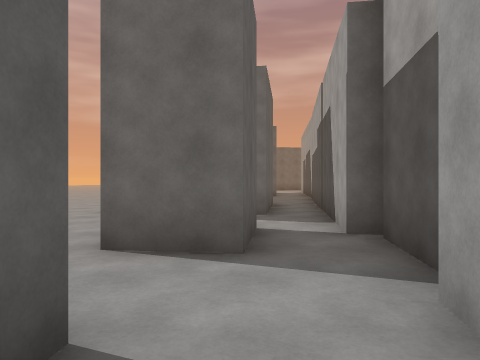
View 1 (above)

21 first-person views from a walk through a Unity game level. The camera is 1.4 m above the floor, looks level and sees 70° across. The floor is counted in squares, 2 m on a side. Each view is taken from the middle of a square. On the plan, view 1 faces up. The plan holds only what a view shows up to about 11 squares ahead; the rest is blank. The place goes on beyond the plan. Surface patterns are stand-ins for the level's own textures.

View 2
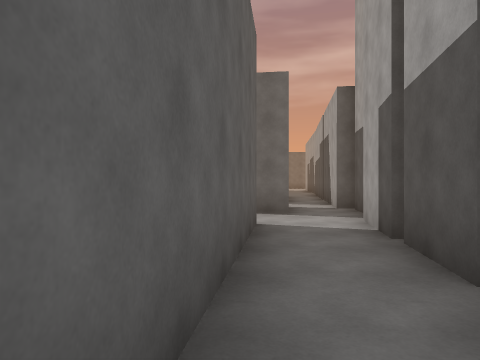

View 3
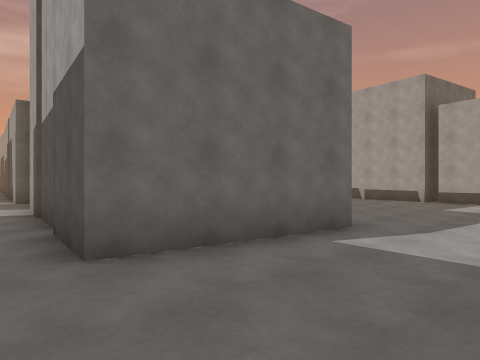

View 4
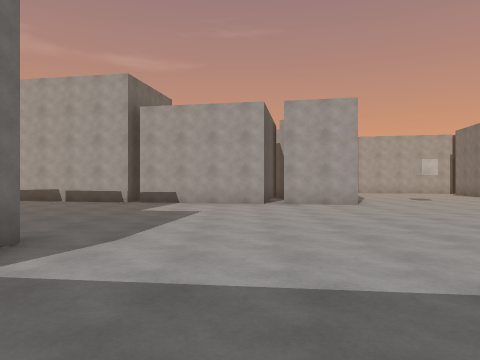

View 5
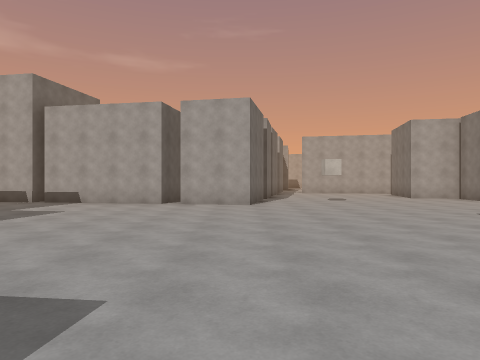

View 6
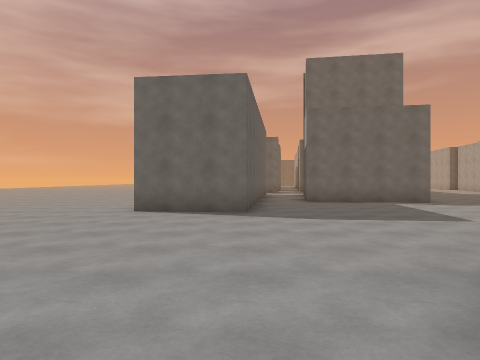

View 7
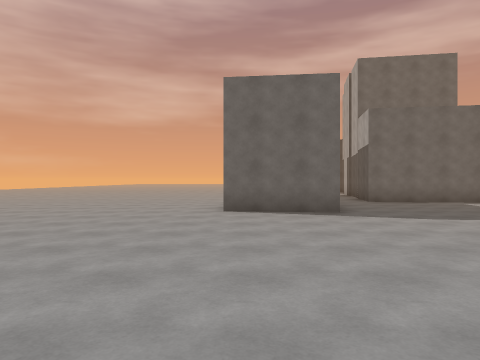

View 8
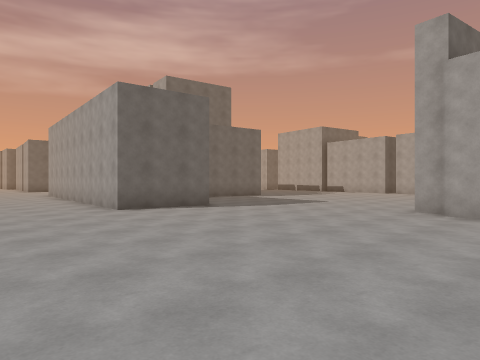

View 9
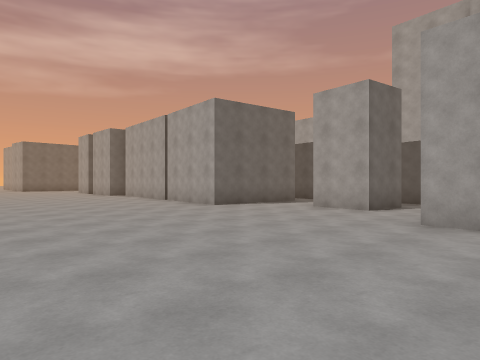

View 10
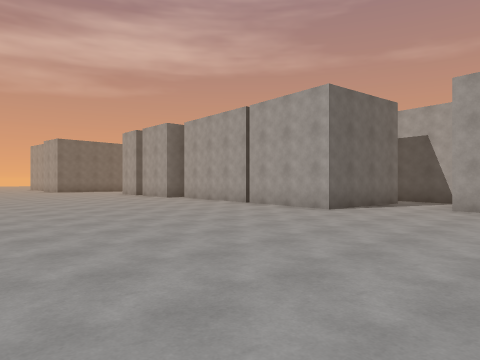

View 11
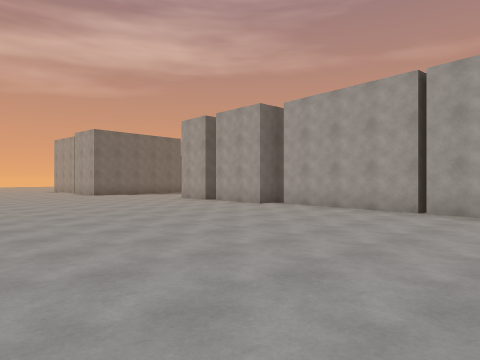

View 12
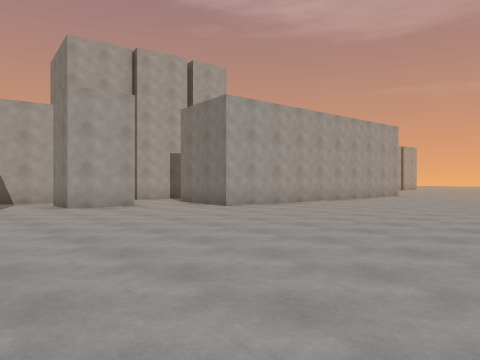

View 13
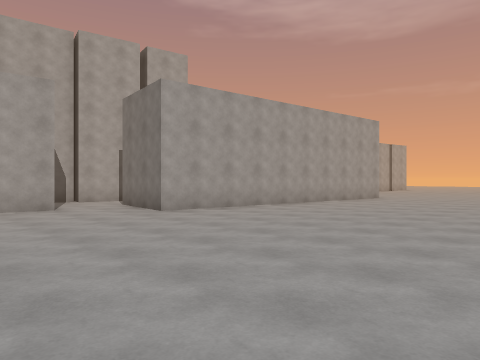

View 14
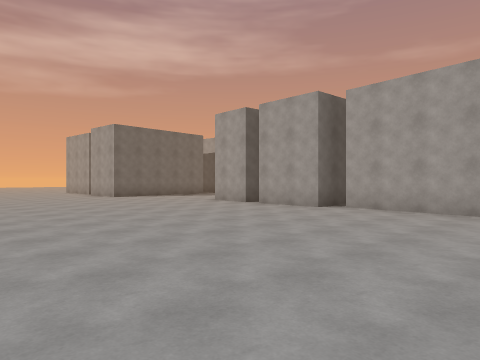

View 15
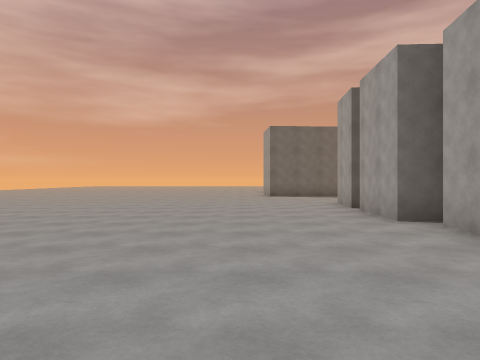

View 16
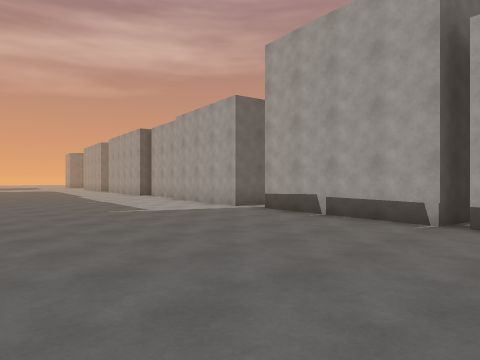

View 17
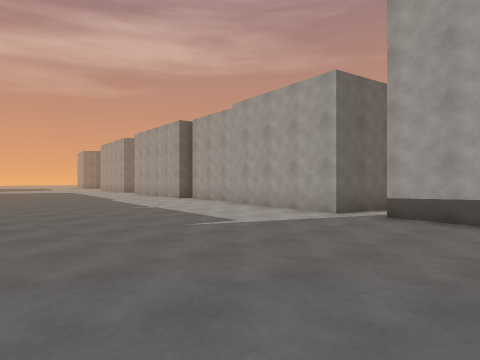

View 18
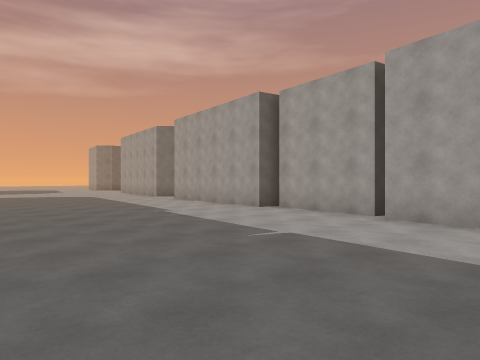

View 19
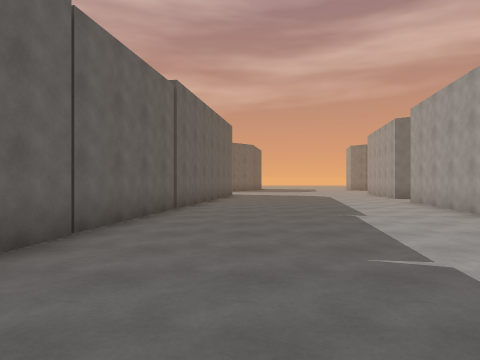

View 20
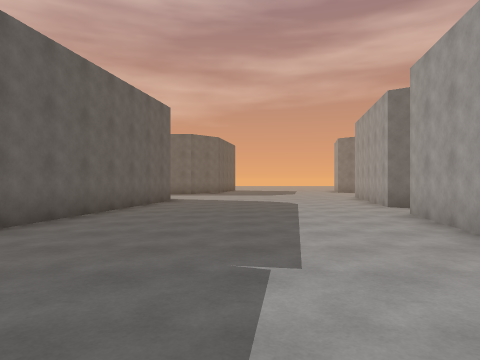

View 21
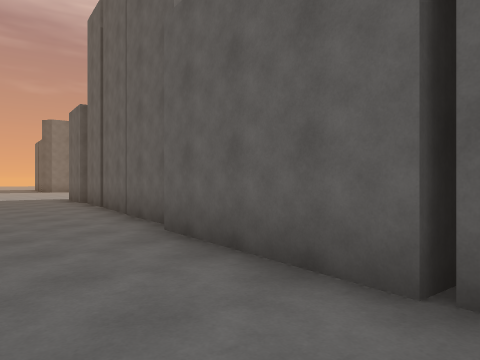

### Floor plan
Ten units are one square. View 1 is at (0, 0); x grows to the right and y downward. Boxes are objects, and circles mark ways between rooms. Rooms are numbered by the first view taken in them; rooms with no view inside come last. Other rooms are left out.
<svg viewBox="-48 -196 195 338">
<path fill="none" stroke="#000" d="M8 0 12 -21M-16 -16 -7 -15 -12 24M14 -20 16 -34M0 -32 -14 -34M4 18 8 1M-12 24 -19 76 -43 73 -33 -18 -16 -16M42 28 40 35M39 46 1 40 4 21M43 7 40 23M-14 -34 -12 -51M50 -34 45 5M-2 130 -1 124M-15 -71 -27 -73 -19 -144M-8 137 -7 131M108 35 115 -7M111 79 100 77 107 39M116 -16 123 -55M110 106 96 103 99 82M134 -14 114 -17M124 -59 129 -86M127 -89 135 -141M-23 -148 -22 -171M-22 -174 -21 -191M75 -180 53 -38M142 -155 138 -158 142 -181M14 -44 21 -89M6 -83 5 -69 -15 -71M-12 -51 2 -50 0 -32M16 -34 18 -44"/>
<circle cx="-10" cy="-25" r="3" fill="#2a7"/>
<circle cx="0" cy="20" r="3" fill="#2a7"/>
<circle cx="10" cy="-45" r="3" fill="#2a7"/>
<circle cx="-5" cy="-60" r="3" fill="#2a7"/>
<text x="0" y="-10">1</text>
<text x="0" y="30">2</text>
<text x="10" y="-60">3</text>
</svg>
Room 1 opens to room 2. Room 1 opens to room 3. Room 2 opens to room 3.

Where each view was taken, in squares from view 1:
view 1: 0 up, 0 right, facing up
view 2: 4 down, 1 left, facing up
view 3: 7 down, 1 left, facing up-right
view 4: 7 down, 0 right, facing right
view 5: 10 down, 0 right, facing right
view 6: 15 down, 2 left, facing up
view 7: 15 down, 4 left, facing up
view 8: 15 down, 8 left, facing up-right
view 9: 0 up, 9 left, facing up-right
view 10: 3 up, 10 left, facing up-right
view 11: 8 up, 10 left, facing up-right
view 12: 8 up, 10 left, facing down-right
view 13: 6 up, 10 left, facing down-right
view 14: 10 up, 10 left, facing up-right
view 15: 9 up, 5 left, facing up
view 16: 5 down, 5 right, facing up-right
view 17: 2 down, 5 right, facing up-right
view 18: 3 up, 6 right, facing up-right
view 19: 3 up, 8 right, facing up
view 20: 7 up, 10 right, facing up
view 21: 8 up, 8 right, facing down-left
